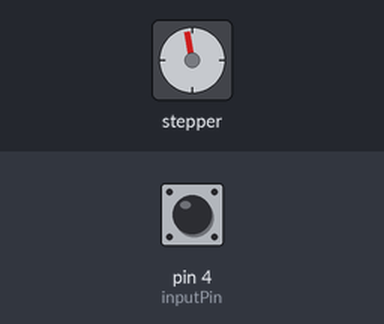
A sketch run on a simulated Arduino Uno, built with avr-gcc and run on an emulated ATmega328P. On the bench: stepper motor. Inputs (shaded band) come from the test bench; at power-on: pin 4 (inputPin) HIGH. The local clock reads 2024-03-15 10:24:30 at power-on unless the sketch sets it; stepper angles assume 2038 steps per turn.

Above: at 0.8 s.
0.9 s: pin 4 (inputPin) pulled LOW for 0.15 s
Timing chart, 0 to 3.9 s (numbered marks = the images above; inputs shaded):
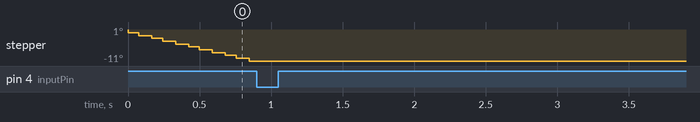

The sketch:

porte_horaire_butte_haute.ino
```cpp
#include <RTClib.h>
#include <Dusk2Dawn.h>

#include <Stepper.h>
#define motorPin1 8   // IN1 on the ULN2003 driver
#define motorPin2 9   // IN2 on the ULN2003 driver
#define motorPin3 10  // IN3 on the ULN2003 driver
#define motorPin4 11  // IN4 on the ULN2003 driver

#define STEPS_TOUR 2038  //le nombre d'etape pour faire 1 tour  le moteur en full-step mode fait 2048 en half step mode 4096
Stepper myStepper(STEPS_TOUR, motorPin1, motorPin3, motorPin2, motorPin4);

float nb_tours = 2.5;
int limite = nb_tours * STEPS_TOUR;
#define inputPin 4

DS3231 rtc;
Dusk2Dawn geneve(46.1200, 6.0900, 1);
bool isOpen = false;

void setup() {
  //control time
  Wire.begin();
  rtc.begin();
  //reset / homing
  pinMode(inputPin, INPUT_PULLUP);
  while (digitalRead(inputPin) == HIGH && limite > 0) {
    myStepper.step(-1);
    limite--;
    delay(15);
  }

  myStepper.setSpeed(5);
  isOpen = true;
}

void loop() {
  DateTime now = rtc.now();
  int matin = geneve.sunrise(now.year(), now.month(), now.day(), false);
  int soir = geneve.sunset(now.year(), now.month(), now.day(), false);
  int minToday = now.hour() * 60 + now.minute();
  if (minToday > matin && minToday < soir && isOpen == false) {
    myStepper.step(nb_tours * STEPS_TOUR);
    isOpen = !isOpen;
    delay(60000);
  }

  if ((minToday > soir || minToday < matin) && isOpen) {
    myStepper.step(nb_tours * STEPS_TOUR * -1);
    isOpen = !isOpen;
    delay(60000);
  }
}
```

Measured:
- after the input at 0.9 s, stepper: stops changing and stays -11°
